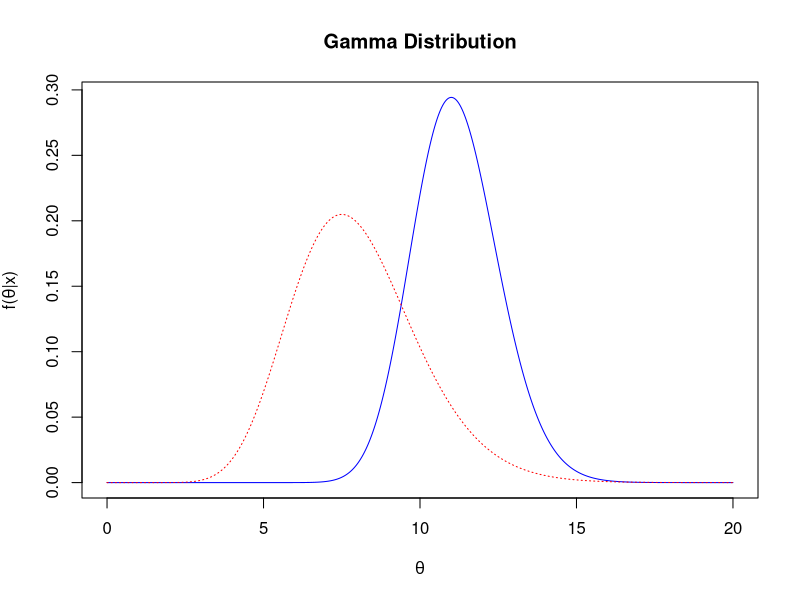
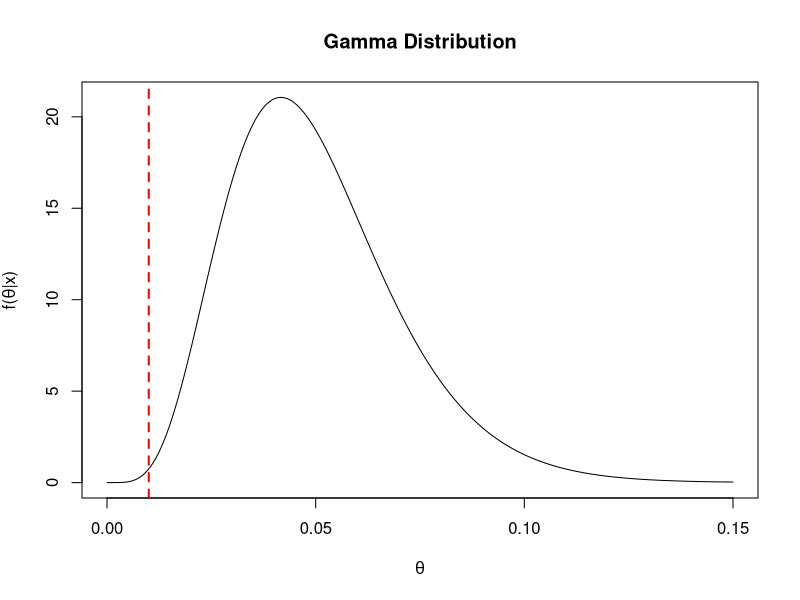

R code for these plots, in order:
## ---- chunk 1
#| label: fig-poisson-plot
# Generate x-values
x <- seq(0, 20, length.out = 1000)

# posterior parameters
shape <- 67.
scale <- 6.
# Generate y-values for posterior using dgamma
y_post <- dgamma(x, shape, scale)
# prior parameters
shape <- 16.
scale <- 2
# Generate y-values for prior using dgamma
y_prior <- dgamma(x, shape, scale)

# Plot the distribution

plot(x, y_post, type = "l", xlab = expression(theta), ylab = expression(paste("f(",theta,"|", x,")")),  main = "Gamma Distribution", xlim = c(0, 20),lty=1,col='blue')
lines(x, y_prior, lty=3,col='red')
legend(1,20,legend=c("prior","posterior"), col=c("blue","red"), lty=c(1,3), ncol=1)
## ---- chunk 2
# Set parameters
shape <- 8+59
rate <- 1+5


# Calculate 90% equal-tailed credible interval
lower <- qgamma(0.05, shape = shape, rate = rate)
upper <- qgamma(0.95, shape = shape, rate = rate)

# Print interval
cat("90% equal-tailed credible interval: [", round(lower, 2), ", ", round(upper, 2), "]\n")

## ---- chunk 3
#| label: poisson-process-plot

# Set parameters
shape <- 6.0004
scale <- 120.04

# Generate x-values
x <- seq(0, 0.15, length.out = 1000)

# Generate y-values using dgamma
y <- dgamma(x, shape, scale)
# Plot the distribution

plot(x, y, type = "l", xlab = expression(theta), ylab = expression(paste("f(",theta,"|", x,")")),  main = "Gamma Distribution", xlim = c(0, 0.15))

# Add a vertical dashed line for the average calling rate
abline(v = 0.01, lty = 2, col = "red", lwd = 2)
